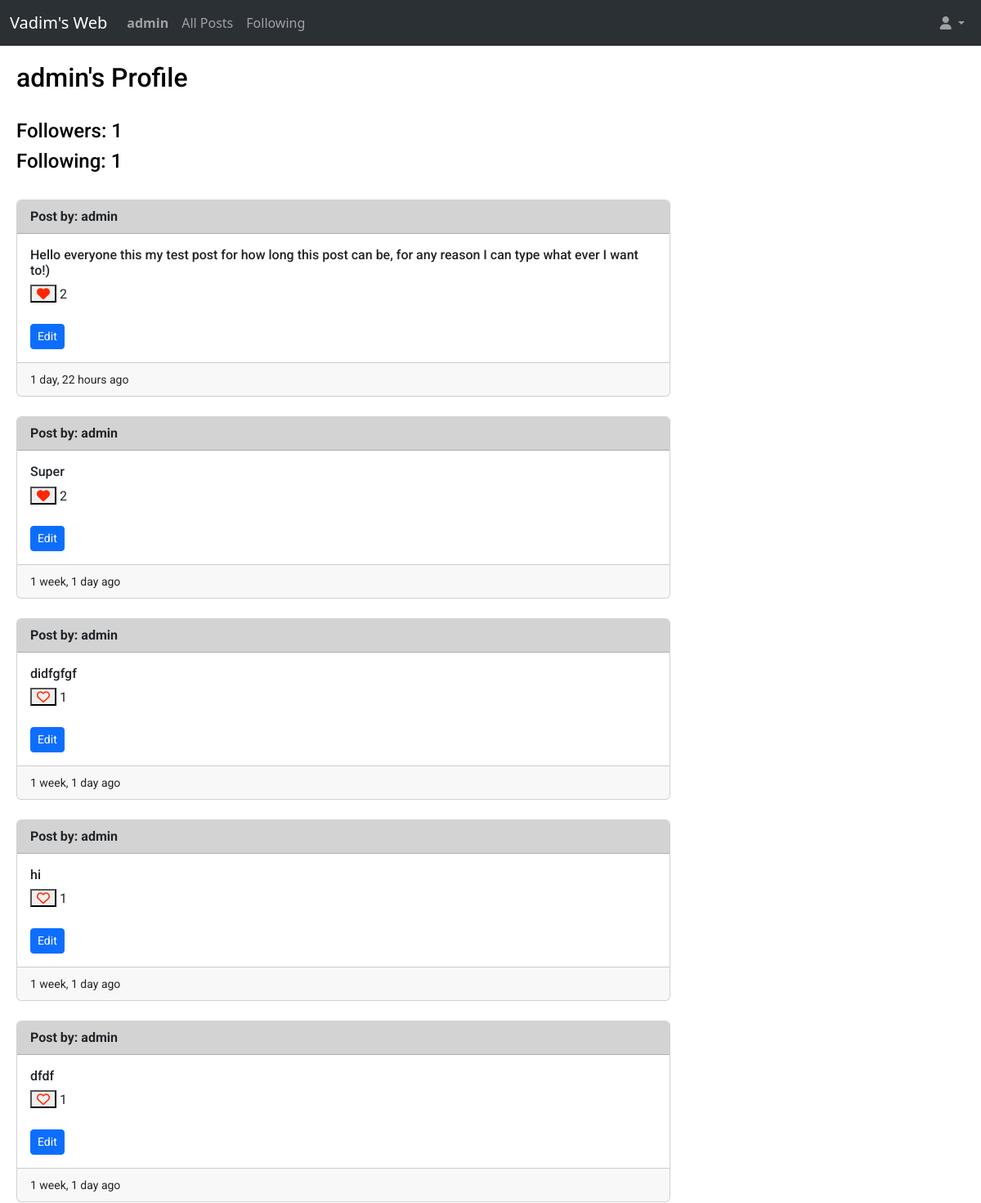
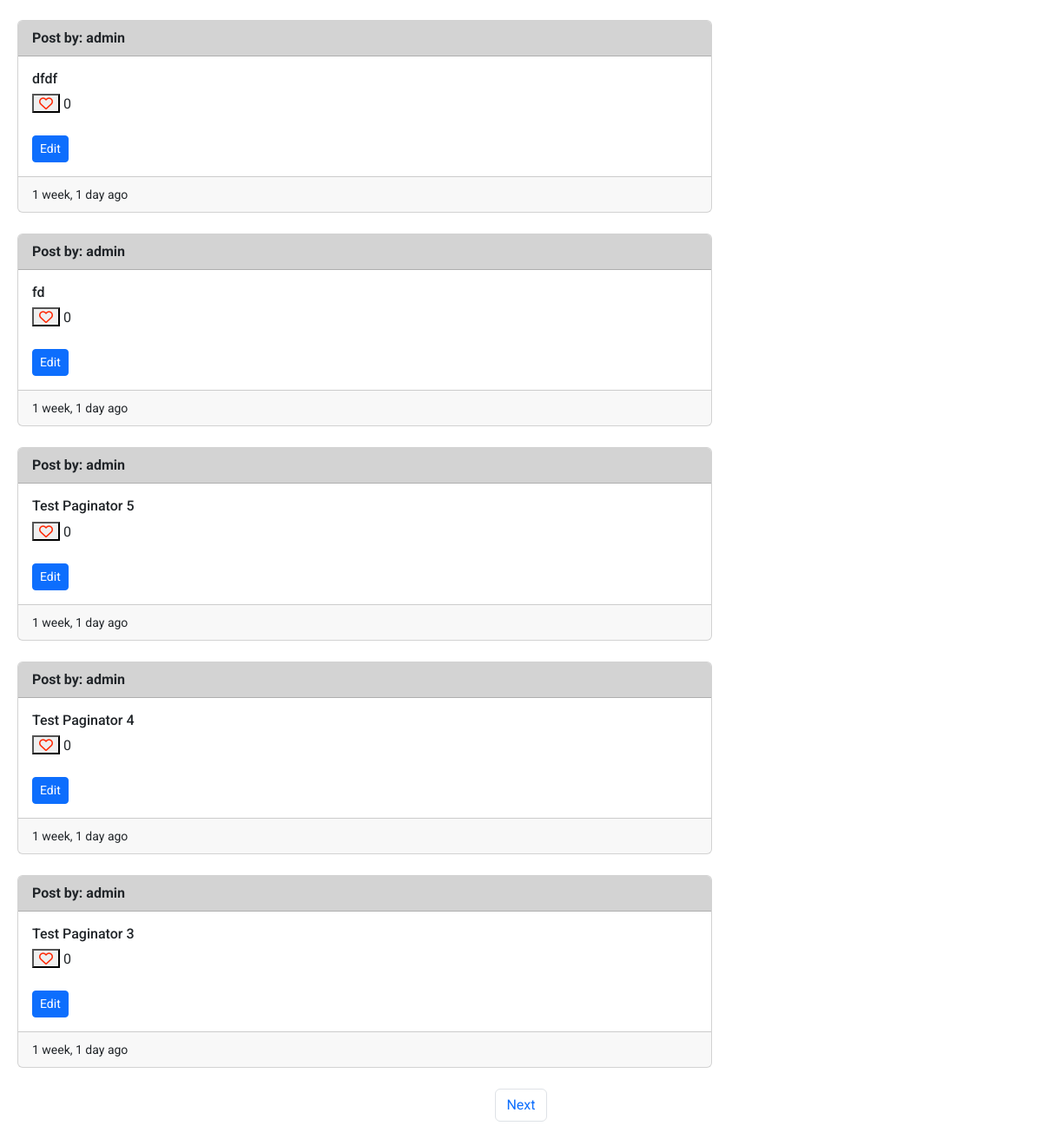
Page /userprofile (signed in) on the committed database (2 pictures, top to bottom).
### web/models.py (models this page shows, shortened)
class User(AbstractUser):
    number_of_followers = models.IntegerField(default=0)
    number_of_following = models.IntegerField(default=0)
    def __str__(self):
        return f"{self.username}"

class Post(models.Model):
    user = models.ForeignKey(User, on_delete=models.CASCADE, related_name='post_user')
    content = models.CharField(max_length=140)
    creation_date = models.DateTimeField(auto_now_add=True, blank=True)
    number_of_likes = models.IntegerField(default=0)
    comments = models.ManyToManyField('Comments', blank=True, related_name="comments")

### web/views.py (the view)
# urls.py: path("userprofile", views.userprofile, name="userprofile"),
def userprofile(request):
    current_user = User.objects.get(id=request.user.id)
    allposts = Post.objects.filter(user=current_user).order_by('id').reverse()
    user_followers = current_user.number_of_followers
    user_following = current_user.number_of_following
    whoyoulike = []
    all_likes = Like.objects.all()
    for like in all_likes:
        if like.user == current_user:
            whoyoulike.append(like.post.id)
    paginator = Paginator(allposts, 10)
    page_namber = request.GET.get('page')
    page_obj = paginator.get_page(page_namber)
    return render(request, "web/userprofile.html", {
                "allposts": page_obj,
                "current_user": current_user,
                "user_followers": user_followers,
                "user_following": user_following,
                "whoyoulike": whoyoulike
            })

### web/templates/web/userprofile.html (shortened to what this page needs)
{% extends "web/layout.html" %}
{% load humanize %}
{% block body %}
    <h2>{{ current_user }}'s Profile</h2>
   <br>
   <h4>Followers: {{ user_followers }}</h4>
   <h4>Following: {{ user_following }}</h4>
   <br>
    {% for post in allposts %}
        <div class="card" style="max-width: 50rem;">
            <div style="background-color:lightgray;" class="card-header">
                <strong>Post by: {{ post.user }}</strong>
            </div>
            <div class="card-body">
                <h6 class="card-title" id="content_area{{ post.id }}">{{ post.content }}</h6>
                {% if user.is_authenticated %}
                    {% if post.id in whoyoulike %}
                        <button class="fa-solid fa-heart" style="color: #ff2600;" onclick="likeHandler({{ post.id }}, {{ whoyoulike }})" id="{{ post.id }}"> </button><span id="like_number{{ post.id }}"> {{ post.number_of_likes }}</span>
                    {% else %}
                        <button class="fa-regular fa-heart" style="color: #ff2600;" onclick="likeHandler({{ post.id }}, {{ whoyoulike }})" id="{{ post.id }}"> </button> <span id="like_number{{ post.id }}">{{ post.number_of_likes }}</span>
                            {% endif %}
                {% else %}
                    <a href="{% url 'login' %}" class="fa-regular fa-heart" style="color: #ff2600; text-decoration: none;" ></a> <span>{{ post.number_of_likes }}</span>
                {% endif %}
                {% if current_user == post.user and not_show_edit == None %}
                <br>
                <br>
                    <button type="button" class="btn btn-primary btn-sm" data-bs-toggle="modal" data-bs-target="#post_model{{ post.id }}">
                        Edit
                    </button>
                {% endif %}
            </div>
            <div class="card-footer">
                <small>{{ post.creation_date|naturaltime }}</small>
            </div>
        </div>
        <br>
    {% endfor %}
    <nav aria-label="Page navigation example">
        <ul class="pagination d-flex justify-content-center">
            {% if allposts.has_next %}
                <li class="page-item"><a class="page-link" href="?page={{ allposts.next_page_number }}">Next</a></li>
            {% endif %}
        </ul>
      </nav>
{% endblock %}

### web/templates/web/layout.html (shortened to what this page needs)
{% load static %}
<!DOCTYPE html>
<html lang="en">
<head>
    <link href="https://cdn.jsdelivr.net/npm/bootstrap@5.3.0-alpha3/dist/css/bootstrap.min.css" rel="stylesheet">
    <link href="{% static 'web/styles.css' %}" rel="stylesheet">
</head>
<body>
    <nav class="navbar bg-dark navbar-expand-lg bg-body-tertiary" data-bs-theme="dark">
        <div class="container-fluid">
          <div class="navbar-brand">Vadim's Web</div>
          <div class="collapse navbar-collapse" id="navbarSupportedContent">
            <ul class="navbar-nav me-auto mb-2 mb-lg-0">
                {% if user.is_authenticated %}
                    <li class="nav-item">
                        <a class="nav-link" href="{% url 'userprofile' %}"><strong>{{ user.username }}</strong></a>
                    </li>
                {% endif %}
                <li class="nav-item">
                    <a class="nav-link"  href="{% url 'index' %}">All Posts</a>
                </li>
                {% if user.is_authenticated %}
                    <li class="nav-item">
                        <a class="nav-link" href="{% url 'myfollowing' %}">Following</a>
                    </li>
                {% endif %}
            </ul>
            <ul class="navbar-nav ms-auto mb-2 mb-lg-0">
                <li class="nav-item dropdown">
                    <a class="nav-link dropdown-toggle" href="#" role="button" data-bs-toggle="dropdown" aria-expanded="false">
                        <i class="fa-solid fa-user"></i>
                    </a>
                  </li>
            </ul>
          </div>
        </div>
      </nav>
    <div class="body">
        {% block body %}
        {% endblock %}
    </div>
</body>
</html>

### web/static/web/styles.css (style rules this page uses)
html { font-size: 16px; }
.body { margin: 20px; font-family: 'Roboto', sans-serif; font-size: 16px; font-weight: 400; color: black; background-color: white; min-width: 320px; }

### rows in the picture
User: username "admin"
Post: user "admin", content "Hello everyone this my test post for how long this post can be, for any reason I can type what ever I want to!)", number_of_likes "2", creation_date "1 day, 22 hours ago"
Post: user "admin", content "Super", number_of_likes "2", creation_date "1 week, 1 day ago"
Post: user "admin", content "didfgfgf", number_of_likes "1", creation_date "1 week, 1 day ago"
Post: user "admin", content "hi", number_of_likes "1", creation_date "1 week, 1 day ago"
Post: user "admin", content "dfdf", number_of_likes "1", creation_date "1 week, 1 day ago"
Post: user "admin", content "dfdf", number_of_likes "0", creation_date "1 week, 1 day ago"
Post: user "admin", content "fd", number_of_likes "0", creation_date "1 week, 1 day ago"
Post: user "admin", content "Test Paginator 5", number_of_likes "0", creation_date "1 week, 1 day ago"
Post: user "admin", content "Test Paginator 4", number_of_likes "0", creation_date "1 week, 1 day ago"
Post: user "admin", content "Test Paginator 3", number_of_likes "0", creation_date "1 week, 1 day ago"

### other values in the picture
{{ user_followers }} "1"
{{ user_following }} "1"
